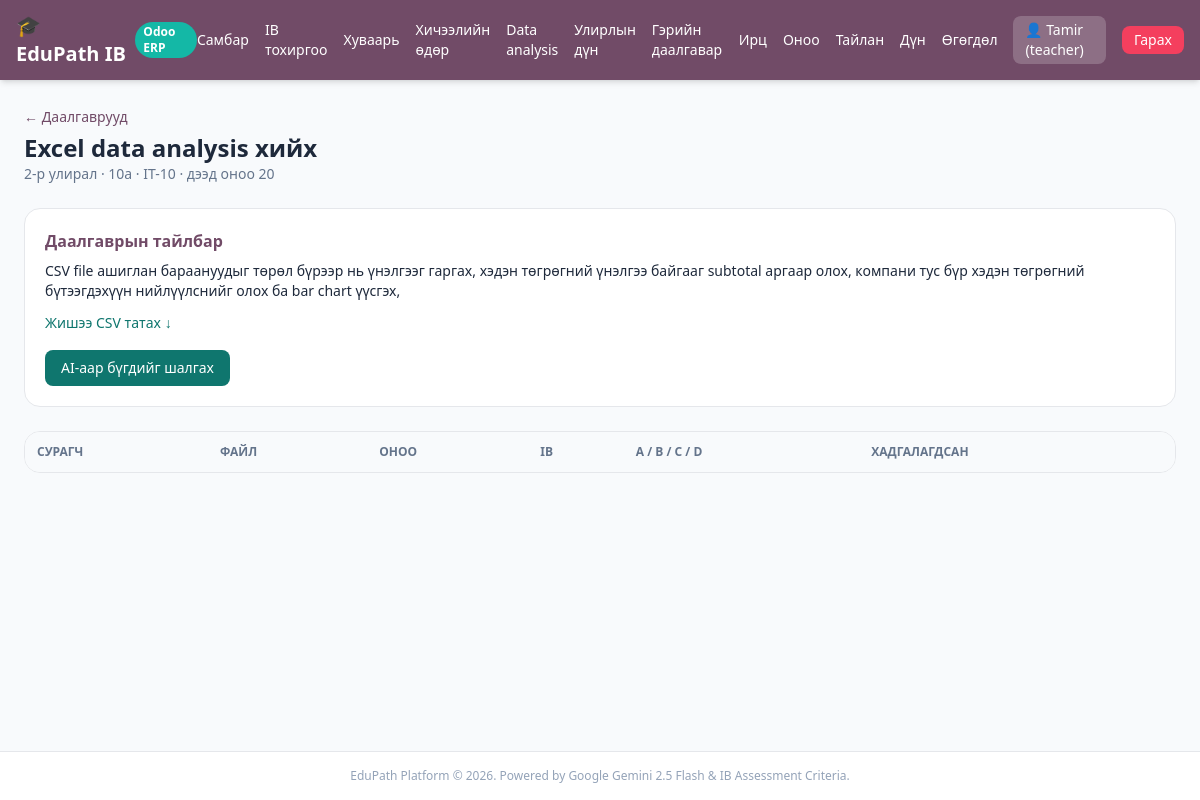
Page /teacher/data-analysis/2 (signed in) on the committed database.
### tables this page shows
CREATE TABLE users (
        id INTEGER PRIMARY KEY AUTOINCREMENT,
        username TEXT UNIQUE,
        password TEXT,
        role TEXT,
        gemini_api_key TEXT
    , deepseek_api_key TEXT, grade TEXT, name TEXT, surname TEXT, student_code TEXT, email TEXT, gender TEXT, phone TEXT, instagram TEXT, photo_path TEXT);

CREATE TABLE data_analysis_assignments (
        id INTEGER PRIMARY KEY AUTOINCREMENT,
        term_id INTEGER NOT NULL,
        lesson_id INTEGER NOT NULL,
        grade_id INTEGER NOT NULL,
        unit_plan_id INTEGER,
        title TEXT NOT NULL,
        description TEXT,
        max_score INTEGER NOT NULL DEFAULT 20,
        csv_path TEXT,
        due_date TEXT,
        provider TEXT NOT NULL DEFAULT 'gemini',
        model TEXT,
        created_by INTEGER,
        created_at INTEGER,
        is_active INTEGER NOT NULL DEFAULT 1
    );

CREATE TABLE academic_terms (
        id INTEGER PRIMARY KEY AUTOINCREMENT,
        name TEXT NOT NULL,
        school_year TEXT NOT NULL,
        start_date TEXT NOT NULL,
        end_date TEXT NOT NULL,
        weeks INTEGER NOT NULL DEFAULT 6,
        is_active INTEGER NOT NULL DEFAULT 1,
        created_at INTEGER
    );

CREATE TABLE grades (
        id INTEGER PRIMARY KEY AUTOINCREMENT,
        name TEXT NOT NULL UNIQUE,
        level INTEGER NOT NULL,
        section TEXT NOT NULL,
        is_active INTEGER NOT NULL DEFAULT 1,
        created_at INTEGER
    );

CREATE TABLE lessons (
        id INTEGER PRIMARY KEY AUTOINCREMENT,
        title TEXT,
        filename TEXT,
        teacher_id INTEGER
    );

### app.py (the view)
@app.get("/teacher/data-analysis/{assignment_id}", response_class=HTMLResponse)
def teacher_data_analysis_detail(assignment_id: int, request: Request,
                                 user: dict = Depends(get_current_user),
                                 db: sqlite3.Connection = Depends(get_db)):
    if not user or user["role"] != "teacher":
        return RedirectResponse("/login")
    assignment = db.execute(
        """SELECT a.*, l.title as lesson_title, g.name as grade_name, t.name as term_name,
                  p.title as unit_title
           FROM data_analysis_assignments a JOIN lessons l ON l.id = a.lesson_id
           JOIN grades g ON g.id = a.grade_id JOIN academic_terms t ON t.id = a.term_id
           LEFT JOIN ib_unit_plans p ON p.id = a.unit_plan_id WHERE a.id = ?""",
        (assignment_id,),
    ).fetchone()
    if not assignment:
        raise HTTPException(status_code=404)
    submissions = []
    for row in db.execute(
        """SELECT s.*, u.name, u.surname, u.username, u.student_code, u.photo_path
           FROM data_analysis_submissions s JOIN users u ON u.id = s.student_id
           WHERE s.assignment_id = ? ORDER BY u.surname, u.name""",
        (assignment_id,),
    ).fetchall():
        item = dict(row)
        try:
            item["criteria"] = json.loads(item["criteria_json"]) if item["criteria_json"] else {}
        except (TypeError, ValueError):
            item["criteria"] = {}
        submissions.append(item)
    return templates.TemplateResponse(
        request=request, name="teacher_data_analysis_detail.html",
        context={"user": user, "assignment": dict(assignment), "submissions": submissions},
    )

### templates/teacher_data_analysis_detail.html (shortened to what this page needs)
{% extends "base.html" %}
{% block content %}
<div class="space-y-6">
  <div>
    <a href="/teacher/data-analysis" class="text-sm text-[#714B67] hover:underline">&larr; Даалгаврууд</a>
    <h1 class="text-2xl font-black mt-1">{{ assignment.title }}</h1>
    <p class="text-sm text-slate-500">{{ assignment.term_name }} · {{ assignment.grade_name }} · {{ assignment.lesson_title }} · дээд оноо {{ assignment.max_score }}</p>
  </div>
  <div class="bg-white p-5 rounded-2xl border">
    <h2 class="font-bold text-[#714B67] mb-2">Даалгаврын тайлбар</h2>
    <p class="text-sm whitespace-pre-line">{{ assignment.description or '—' }}</p>
    {% if assignment.csv_path %}
      <a href="/data-analysis/csv/{{ assignment.csv_path }}" class="inline-block mt-3 text-sm text-teal-700 hover:underline">Жишээ CSV татах &darr;</a>
    {% endif %}
    <form method="POST" action="/teacher/data-analysis/{{ assignment.id }}/grade-all" class="mt-4">
      <button class="bg-teal-700 text-white px-4 py-2 rounded-lg text-sm">AI-аар бүгдийг шалгах</button>
    </form>
  </div>
  <div class="bg-white rounded-2xl border overflow-hidden">
    <table class="w-full text-sm">
      <thead class="bg-slate-50 text-slate-500 text-xs uppercase"><tr><th class="p-3 text-left">Сурагч</th><th class="p-3 text-left">Файл</th><th class="p-3 text-left">Оноо</th><th class="p-3 text-left">IB</th><th class="p-3 text-left">A / B / C / D</th><th class="p-3 text-left">Хадгалагдсан</th></tr></thead>
    </table>
  </div>
</div>
{% endblock %}

### templates/base.html (shortened to what this page needs)
<!DOCTYPE html>
<html lang="mn">
<head>
  <script src="https://cdn.tailwindcss.com"></script>
</head>
<body class="bg-slate-50 text-slate-800 min-h-screen flex flex-col">
  <nav class="bg-[#714B67] text-white shadow-md">
    <div class="max-w-7xl mx-auto px-4 py-3 flex justify-between items-center">
      <a href="/" class="flex items-center space-x-2 font-bold text-xl">
        <span>🎓 EduPath IB</span>
        <span class="text-xs bg-teal-500 text-white px-2 py-0.5 rounded-full">Odoo ERP</span>
      </a>
      <div class="flex items-center space-x-4 text-sm">
        {% if user %}
          {% if user.role == 'teacher' %}
            <a href="/teacher" class="hover:underline">Самбар</a>
            <a href="/teacher/setup" class="hover:underline">IB тохиргоо</a>
            <a href="/teacher/timetable" class="hover:underline">Хуваарь</a>
            <a href="/teacher/sessions" class="hover:underline">Хичээлийн өдөр</a>
            <a href="/teacher/data-analysis" class="hover:underline">Data analysis</a>
            <a href="/teacher/term-grades" class="hover:underline">Улирлын дүн</a>
            <a href="/teacher/homework" class="hover:underline">Гэрийн даалгавар</a>
            <a href="/teacher/attendance" class="hover:underline">Ирц</a>
            <a href="/teacher/scoring" class="hover:underline">Оноо</a>
            <a href="/teacher/reports" class="hover:underline">Тайлан</a>
            <a href="/scores" class="hover:underline">Дүн</a>
            <a href="/teacher/data-transfer" class="hover:underline">Өгөгдөл</a>
          {% else %}
            <a href="/student" class="hover:underline">Самбар</a>
            <a href="/student/data-analysis" class="hover:underline">Data analysis</a>
            <a href="/student/term-grades" class="hover:underline">Улирлын дүн</a>
            <a href="/student/report" class="hover:underline">Миний тайлан</a>
          {% endif %}
          <span class="bg-white/20 px-3 py-1 rounded-lg">👤 {{ user.name or user.username }} ({{ user.role }})</span>
          <a href="/logout" class="bg-rose-500 hover:bg-rose-600 px-3 py-1 rounded-lg transition">Гарах</a>
        {% endif %}
      </div>
    </div>
  </nav>
  <main class="flex-1 max-w-7xl w-full mx-auto p-6">
    {% block content %}{% endblock %}
  </main>
  <footer class="text-center py-4 text-xs text-slate-400 border-t bg-white">
    EduPath Platform &copy; 2026. Powered by Google Gemini 2.5 Flash & IB Assessment Criteria.
  </footer>
</body>
</html>

### rows in the picture
users: username "Tamir", role "teacher"
data_analysis_assignments: title "Excel data analysis хийх", max_score "20", description "CSV file ашиглан бараануудыг төрөл бүрээр нь үнэлгээг гаргах, хэдэн төгрөгний үнэлгээ байгааг subtotal аргаар олох, компани тус бүр хэдэн төгрөгний бүтээгдэхүүн нийлүүлснийг олох ба bar chart үүсгэх,"
academic_terms: term_name "2-р улирал"
grades: grade_name "10a"
lessons: lesson_title "IT-10"
